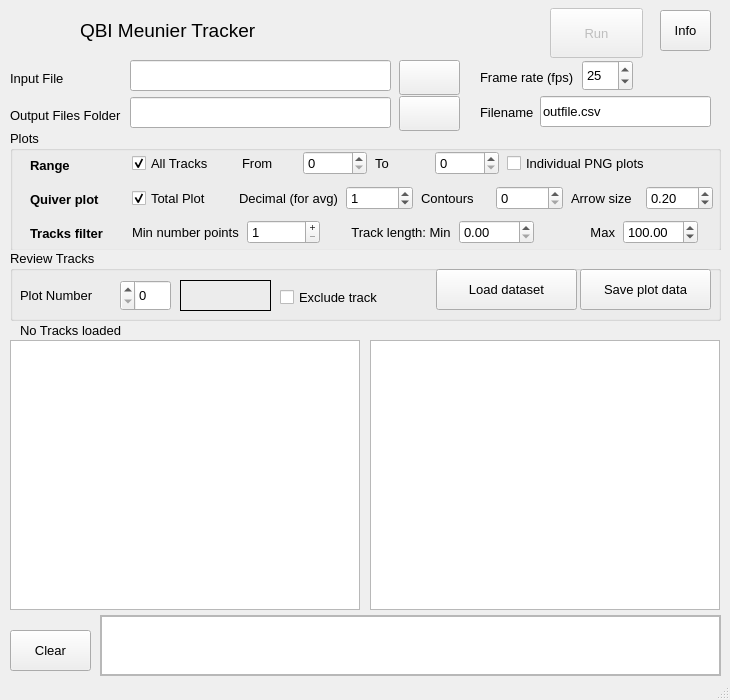
<?xml version="1.0" encoding="UTF-8"?>
<ui version="4.0">
 <class>MainWindow</class>
 <widget class="QMainWindow" name="MainWindow">
  <property name="geometry">
   <rect>
    <x>0</x>
    <y>0</y>
    <width>730</width>
    <height>700</height>
   </rect>
  </property>
  <property name="maximumSize">
   <size>
    <width>730</width>
    <height>700</height>
   </size>
  </property>
  <property name="font">
   <font>
    <family>Arial</family>
    <pointsize>10</pointsize>
   </font>
  </property>
  <property name="windowTitle">
   <string>TrackerTool</string>
  </property>
  <property name="windowIcon">
   <iconset>
    <normaloff>resources/target.ico</normaloff>resources/target.ico</iconset>
  </property>
  <property name="autoFillBackground">
   <bool>true</bool>
  </property>
  <widget class="QWidget" name="centralwidget">
   <widget class="QLabel" name="label">
    <property name="geometry">
     <rect>
      <x>80</x>
      <y>10</y>
      <width>261</width>
      <height>41</height>
     </rect>
    </property>
    <property name="font">
     <font>
      <family>MS Sans Serif</family>
      <pointsize>14</pointsize>
     </font>
    </property>
    <property name="text">
     <string>QBI Meunier Tracker</string>
    </property>
   </widget>
   <widget class="QPushButton" name="btnFileBrowser">
    <property name="geometry">
     <rect>
      <x>399</x>
      <y>60</y>
      <width>61</width>
      <height>35</height>
     </rect>
    </property>
    <property name="toolTip">
     <string>Open file browser</string>
    </property>
    <property name="text">
     <string/>
    </property>
    <property name="icon">
     <iconset>
      <normaloff>resources/open.png</normaloff>resources/open.png</iconset>
    </property>
    <property name="iconSize">
     <size>
      <width>32</width>
      <height>32</height>
     </size>
    </property>
   </widget>
   <widget class="QPushButton" name="btnRunScript">
    <property name="enabled">
     <bool>false</bool>
    </property>
    <property name="geometry">
     <rect>
      <x>550</x>
      <y>8</y>
      <width>93</width>
      <height>50</height>
     </rect>
    </property>
    <property name="toolTip">
     <string>Run Tracker script</string>
    </property>
    <property name="text">
     <string>Run</string>
    </property>
    <property name="icon">
     <iconset>
      <normaloff>resources/48px-Go-next.svg.png</normaloff>resources/48px-Go-next.svg.png</iconset>
    </property>
    <property name="iconSize">
     <size>
      <width>32</width>
      <height>32</height>
     </size>
    </property>
    <property name="shortcut">
     <string>Ctrl+R</string>
    </property>
    <property name="checkable">
     <bool>false</bool>
    </property>
   </widget>
   <widget class="QLineEdit" name="txtInput">
    <property name="geometry">
     <rect>
      <x>130</x>
      <y>60</y>
      <width>261</width>
      <height>31</height>
     </rect>
    </property>
   </widget>
   <widget class="QLabel" name="label_2">
    <property name="geometry">
     <rect>
      <x>10</x>
      <y>70</y>
      <width>101</width>
      <height>16</height>
     </rect>
    </property>
    <property name="text">
     <string>Input File</string>
    </property>
   </widget>
   <widget class="QLabel" name="label_4">
    <property name="geometry">
     <rect>
      <x>10</x>
      <y>107</y>
      <width>121</width>
      <height>16</height>
     </rect>
    </property>
    <property name="text">
     <string>Output Files Folder</string>
    </property>
   </widget>
   <widget class="QPushButton" name="btnFolderBrowser">
    <property name="geometry">
     <rect>
      <x>399</x>
      <y>96</y>
      <width>61</width>
      <height>35</height>
     </rect>
    </property>
    <property name="toolTip">
     <string>Open folder browser</string>
    </property>
    <property name="text">
     <string/>
    </property>
    <property name="icon">
     <iconset>
      <normaloff>resources/open.png</normaloff>resources/open.png</iconset>
    </property>
    <property name="iconSize">
     <size>
      <width>32</width>
      <height>32</height>
     </size>
    </property>
   </widget>
   <widget class="QLineEdit" name="txtOutputdir">
    <property name="geometry">
     <rect>
      <x>130</x>
      <y>97</y>
      <width>261</width>
      <height>31</height>
     </rect>
    </property>
   </widget>
   <widget class="QScrollArea" name="scrollOutput">
    <property name="geometry">
     <rect>
      <x>100</x>
      <y>615</y>
      <width>621</width>
      <height>61</height>
     </rect>
    </property>
    <property name="widgetResizable">
     <bool>true</bool>
    </property>
    <widget class="QWidget" name="scrollAreaWidgetContents">
     <property name="geometry">
      <rect>
       <x>0</x>
       <y>0</y>
       <width>619</width>
       <height>59</height>
      </rect>
     </property>
     <widget class="QListView" name="listOutput">
      <property name="geometry">
       <rect>
        <x>0</x>
        <y>0</y>
        <width>619</width>
        <height>59</height>
       </rect>
      </property>
      <property name="editTriggers">
       <set>QAbstractItemView::NoEditTriggers</set>
      </property>
      <property name="selectionMode">
       <enum>QAbstractItemView::MultiSelection</enum>
      </property>
     </widget>
    </widget>
   </widget>
   <widget class="QLineEdit" name="txtOutputfile">
    <property name="geometry">
     <rect>
      <x>540</x>
      <y>96</y>
      <width>171</width>
      <height>31</height>
     </rect>
    </property>
    <property name="text">
     <string>outfile.csv</string>
    </property>
   </widget>
   <widget class="QLabel" name="label_5">
    <property name="geometry">
     <rect>
      <x>480</x>
      <y>104</y>
      <width>61</width>
      <height>16</height>
     </rect>
    </property>
    <property name="text">
     <string>Filename</string>
    </property>
   </widget>
   <widget class="QToolButton" name="toolButtonHelp">
    <property name="geometry">
     <rect>
      <x>660</x>
      <y>10</y>
      <width>51</width>
      <height>41</height>
     </rect>
    </property>
    <property name="text">
     <string>Info</string>
    </property>
    <property name="icon">
     <iconset>
      <normaloff>resources/Help-browser.svg.png</normaloff>resources/Help-browser.svg.png</iconset>
    </property>
    <property name="iconSize">
     <size>
      <width>32</width>
      <height>32</height>
     </size>
    </property>
   </widget>
   <widget class="QLabel" name="label_11">
    <property name="geometry">
     <rect>
      <x>0</x>
      <y>0</y>
      <width>81</width>
      <height>71</height>
     </rect>
    </property>
    <property name="text">
     <string/>
    </property>
    <property name="pixmap">
     <pixmap>resources/target.png</pixmap>
    </property>
   </widget>
   <widget class="QGroupBox" name="groupPlots">
    <property name="geometry">
     <rect>
      <x>10</x>
      <y>130</y>
      <width>711</width>
      <height>121</height>
     </rect>
    </property>
    <property name="autoFillBackground">
     <bool>true</bool>
    </property>
    <property name="title">
     <string>Plots</string>
    </property>
    <widget class="QLabel" name="label_7">
     <property name="geometry">
      <rect>
       <x>20</x>
       <y>27</y>
       <width>59</width>
       <height>16</height>
      </rect>
     </property>
     <property name="font">
      <font>
       <weight>75</weight>
       <bold>true</bold>
       <underline>false</underline>
      </font>
     </property>
     <property name="text">
      <string>Range</string>
     </property>
    </widget>
    <widget class="QLabel" name="label_10">
     <property name="geometry">
      <rect>
       <x>20</x>
       <y>61</y>
       <width>81</width>
       <height>16</height>
      </rect>
     </property>
     <property name="font">
      <font>
       <weight>75</weight>
       <bold>true</bold>
       <underline>false</underline>
      </font>
     </property>
     <property name="text">
      <string>Quiver plot</string>
     </property>
    </widget>
    <widget class="QLabel" name="label_14">
     <property name="geometry">
      <rect>
       <x>20</x>
       <y>95</y>
       <width>81</width>
       <height>16</height>
      </rect>
     </property>
     <property name="font">
      <font>
       <weight>75</weight>
       <bold>true</bold>
      </font>
     </property>
     <property name="text">
      <string>Tracks filter</string>
     </property>
    </widget>
    <widget class="QWidget" name="layoutWidget">
     <property name="geometry">
      <rect>
       <x>120</x>
       <y>88</y>
       <width>570</width>
       <height>28</height>
      </rect>
     </property>
     <layout class="QHBoxLayout" name="horizontalLayout">
      <property name="spacing">
       <number>8</number>
      </property>
      <property name="sizeConstraint">
       <enum>QLayout::SetMinimumSize</enum>
      </property>
      <property name="leftMargin">
       <number>2</number>
      </property>
      <property name="topMargin">
       <number>2</number>
      </property>
      <property name="rightMargin">
       <number>2</number>
      </property>
      <property name="bottomMargin">
       <number>2</number>
      </property>
      <item>
       <widget class="QLabel" name="label_15">
        <property name="minimumSize">
         <size>
          <width>0</width>
          <height>20</height>
         </size>
        </property>
        <property name="text">
         <string>Min number points</string>
        </property>
       </widget>
      </item>
      <item>
       <widget class="QSpinBox" name="spinMinpoints">
        <property name="minimumSize">
         <size>
          <width>0</width>
          <height>22</height>
         </size>
        </property>
        <property name="toolTip">
         <string extracomment="Include tracks with minimum number of timepoints"/>
        </property>
        <property name="buttonSymbols">
         <enum>QAbstractSpinBox::PlusMinus</enum>
        </property>
        <property name="specialValueText">
         <string/>
        </property>
        <property name="correctionMode">
         <enum>QAbstractSpinBox::CorrectToPreviousValue</enum>
        </property>
        <property name="minimum">
         <number>1</number>
        </property>
        <property name="maximum">
         <number>100</number>
        </property>
        <property name="singleStep">
         <number>1</number>
        </property>
        <property name="value">
         <number>1</number>
        </property>
       </widget>
      </item>
      <item>
       <spacer name="verticalSpacer_3">
        <property name="orientation">
         <enum>Qt::Vertical</enum>
        </property>
        <property name="sizeHint" stdset="0">
         <size>
          <width>20</width>
          <height>40</height>
         </size>
        </property>
       </spacer>
      </item>
      <item>
       <widget class="QLabel" name="label_16">
        <property name="minimumSize">
         <size>
          <width>0</width>
          <height>20</height>
         </size>
        </property>
        <property name="text">
         <string> Track length: Min</string>
        </property>
       </widget>
      </item>
      <item>
       <widget class="QDoubleSpinBox" name="spinMinlength">
        <property name="minimumSize">
         <size>
          <width>0</width>
          <height>22</height>
         </size>
        </property>
        <property name="toolTip">
         <string extracomment="Include tracks with minimum total track length"/>
        </property>
        <property name="maximum">
         <double>1000.000000000000000</double>
        </property>
        <property name="singleStep">
         <double>1.000000000000000</double>
        </property>
       </widget>
      </item>
      <item>
       <widget class="QLabel" name="label_18">
        <property name="text">
         <string>Max</string>
        </property>
        <property name="alignment">
         <set>Qt::AlignRight|Qt::AlignTrailing|Qt::AlignVCenter</set>
        </property>
       </widget>
      </item>
      <item>
       <widget class="QDoubleSpinBox" name="spinMaxlength">
        <property name="maximum">
         <double>1000.000000000000000</double>
        </property>
        <property name="value">
         <double>100.000000000000000</double>
        </property>
       </widget>
      </item>
     </layout>
    </widget>
    <widget class="QWidget" name="layoutWidget">
     <property name="geometry">
      <rect>
       <x>120</x>
       <y>53</y>
       <width>585</width>
       <height>31</height>
      </rect>
     </property>
     <layout class="QHBoxLayout" name="horizontalLayout_2">
      <property name="spacing">
       <number>8</number>
      </property>
      <property name="sizeConstraint">
       <enum>QLayout::SetMinimumSize</enum>
      </property>
      <property name="leftMargin">
       <number>2</number>
      </property>
      <property name="topMargin">
       <number>2</number>
      </property>
      <property name="rightMargin">
       <number>2</number>
      </property>
      <property name="bottomMargin">
       <number>2</number>
      </property>
      <item>
       <widget class="QCheckBox" name="checkBoxMatlab">
        <property name="minimumSize">
         <size>
          <width>0</width>
          <height>20</height>
         </size>
        </property>
        <property name="toolTip">
         <string>Popup each plot as a Matlab plot (limited range recommended)</string>
        </property>
        <property name="toolTipDuration">
         <number>5</number>
        </property>
        <property name="text">
         <string>Total Plot</string>
        </property>
        <property name="checked">
         <bool>true</bool>
        </property>
       </widget>
      </item>
      <item>
       <spacer name="verticalSpacer_2">
        <property name="orientation">
         <enum>Qt::Vertical</enum>
        </property>
        <property name="sizeHint" stdset="0">
         <size>
          <width>20</width>
          <height>40</height>
         </size>
        </property>
       </spacer>
      </item>
      <item>
       <widget class="QLabel" name="label_3">
        <property name="text">
         <string>Decimal (for avg)</string>
        </property>
       </widget>
      </item>
      <item>
       <widget class="QSpinBox" name="spinDec">
        <property name="sizeIncrement">
         <size>
          <width>3</width>
          <height>0</height>
         </size>
        </property>
        <property name="toolTip">
         <string extracomment="For rounding coordinates before averaging"/>
        </property>
        <property name="toolTipDuration">
         <number>-1</number>
        </property>
        <property name="maximum">
         <number>20</number>
        </property>
        <property name="singleStep">
         <number>1</number>
        </property>
        <property name="value">
         <number>1</number>
        </property>
       </widget>
      </item>
      <item>
       <widget class="QLabel" name="label_13">
        <property name="minimumSize">
         <size>
          <width>0</width>
          <height>16</height>
         </size>
        </property>
        <property name="text">
         <string>Contours</string>
        </property>
       </widget>
      </item>
      <item>
       <widget class="QSpinBox" name="spinContours">
        <property name="minimumSize">
         <size>
          <width>0</width>
          <height>22</height>
         </size>
        </property>
        <property name="maximum">
         <number>1000</number>
        </property>
        <property name="singleStep">
         <number>100</number>
        </property>
       </widget>
      </item>
      <item>
       <widget class="QLabel" name="label_12">
        <property name="minimumSize">
         <size>
          <width>0</width>
          <height>20</height>
         </size>
        </property>
        <property name="text">
         <string>Arrow size</string>
        </property>
       </widget>
      </item>
      <item>
       <widget class="QDoubleSpinBox" name="spinArrowsize">
        <property name="minimumSize">
         <size>
          <width>0</width>
          <height>22</height>
         </size>
        </property>
        <property name="toolTip">
         <string>Default is 0.2</string>
        </property>
        <property name="toolTipDuration">
         <number>5</number>
        </property>
        <property name="maximum">
         <double>0.500000000000000</double>
        </property>
        <property name="singleStep">
         <double>0.010000000000000</double>
        </property>
        <property name="value">
         <double>0.200000000000000</double>
        </property>
       </widget>
      </item>
     </layout>
    </widget>
    <widget class="QWidget" name="layoutWidget">
     <property name="geometry">
      <rect>
       <x>120</x>
       <y>18</y>
       <width>520</width>
       <height>31</height>
      </rect>
     </property>
     <layout class="QHBoxLayout" name="horizontalLayout_3">
      <property name="spacing">
       <number>8</number>
      </property>
      <property name="sizeConstraint">
       <enum>QLayout::SetMinimumSize</enum>
      </property>
      <property name="leftMargin">
       <number>2</number>
      </property>
      <property name="topMargin">
       <number>2</number>
      </property>
      <property name="bottomMargin">
       <number>2</number>
      </property>
      <item>
       <widget class="QCheckBox" name="checkBoxAllPlots">
        <property name="text">
         <string>All Tracks</string>
        </property>
        <property name="checked">
         <bool>true</bool>
        </property>
       </widget>
      </item>
      <item>
       <spacer name="verticalSpacer">
        <property name="orientation">
         <enum>Qt::Vertical</enum>
        </property>
        <property name="sizeHint" stdset="0">
         <size>
          <width>20</width>
          <height>40</height>
         </size>
        </property>
       </spacer>
      </item>
      <item>
       <widget class="QLabel" name="label_8">
        <property name="text">
         <string>From</string>
        </property>
       </widget>
      </item>
      <item>
       <widget class="QSpinBox" name="spinPlotFrom">
        <property name="sizeIncrement">
         <size>
          <width>3</width>
          <height>0</height>
         </size>
        </property>
        <property name="toolTipDuration">
         <number>-1</number>
        </property>
        <property name="minimum">
         <number>0</number>
        </property>
        <property name="maximum">
         <number>10000</number>
        </property>
        <property name="singleStep">
         <number>1</number>
        </property>
        <property name="value">
         <number>0</number>
        </property>
       </widget>
      </item>
      <item>
       <widget class="QLabel" name="label_9">
        <property name="text">
         <string>To</string>
        </property>
       </widget>
      </item>
      <item>
       <widget class="QSpinBox" name="spinPlotTo">
        <property name="sizeIncrement">
         <size>
          <width>3</width>
          <height>0</height>
         </size>
        </property>
        <property name="toolTipDuration">
         <number>-1</number>
        </property>
        <property name="minimum">
         <number>0</number>
        </property>
        <property name="maximum">
         <number>10000</number>
        </property>
        <property name="singleStep">
         <number>1</number>
        </property>
        <property name="value">
         <number>0</number>
        </property>
       </widget>
      </item>
      <item>
       <widget class="QCheckBox" name="checkPNG">
        <property name="minimumSize">
         <size>
          <width>0</width>
          <height>20</height>
         </size>
        </property>
        <property name="toolTip">
         <string>Save individual plots as PNG</string>
        </property>
        <property name="text">
         <string>Individual PNG plots</string>
        </property>
       </widget>
      </item>
     </layout>
    </widget>
   </widget>
   <widget class="QPushButton" name="btnClear">
    <property name="geometry">
     <rect>
      <x>10</x>
      <y>630</y>
      <width>81</width>
      <height>41</height>
     </rect>
    </property>
    <property name="text">
     <string>Clear</string>
    </property>
    <property name="icon">
     <iconset>
      <normaloff>resources/clear.png</normaloff>resources/clear.png</iconset>
    </property>
    <property name="iconSize">
     <size>
      <width>32</width>
      <height>32</height>
     </size>
    </property>
   </widget>
   <widget class="QGraphicsView" name="graphicsView1">
    <property name="geometry">
     <rect>
      <x>10</x>
      <y>340</y>
      <width>350</width>
      <height>270</height>
     </rect>
    </property>
   </widget>
   <widget class="QGraphicsView" name="graphicsView2">
    <property name="geometry">
     <rect>
      <x>370</x>
      <y>340</y>
      <width>350</width>
      <height>270</height>
     </rect>
    </property>
   </widget>
   <widget class="QGroupBox" name="groupBoxTracks">
    <property name="enabled">
     <bool>true</bool>
    </property>
    <property name="geometry">
     <rect>
      <x>10</x>
      <y>250</y>
      <width>711</width>
      <height>71</height>
     </rect>
    </property>
    <property name="autoFillBackground">
     <bool>true</bool>
    </property>
    <property name="title">
     <string>Review Tracks</string>
    </property>
    <widget class="QPushButton" name="btnReviewSave">
     <property name="geometry">
      <rect>
       <x>570</x>
       <y>19</y>
       <width>131</width>
       <height>41</height>
      </rect>
     </property>
     <property name="text">
      <string>Save plot data</string>
     </property>
    </widget>
    <widget class="QCheckBox" name="checkExclude">
     <property name="geometry">
      <rect>
       <x>270</x>
       <y>37</y>
       <width>111</width>
       <height>21</height>
      </rect>
     </property>
     <property name="text">
      <string>Exclude track</string>
     </property>
    </widget>
    <widget class="QLabel" name="labelTotalTracks">
     <property name="geometry">
      <rect>
       <x>170</x>
       <y>30</y>
       <width>91</width>
       <height>31</height>
      </rect>
     </property>
     <property name="autoFillBackground">
      <bool>false</bool>
     </property>
     <property name="frameShape">
      <enum>QFrame::Box</enum>
     </property>
     <property name="text">
      <string/>
     </property>
    </widget>
    <widget class="QSpinBox" name="spinCurrentTrack">
     <property name="geometry">
      <rect>
       <x>110</x>
       <y>30</y>
       <width>51</width>
       <height>31</height>
      </rect>
     </property>
     <property name="layoutDirection">
      <enum>Qt::RightToLeft</enum>
     </property>
    </widget>
    <widget class="QLabel" name="label_6">
     <property name="geometry">
      <rect>
       <x>10</x>
       <y>30</y>
       <width>91</width>
       <height>31</height>
      </rect>
     </property>
     <property name="text">
      <string>Plot Number</string>
     </property>
    </widget>
    <widget class="QPushButton" name="btnReviewDataset">
     <property name="geometry">
      <rect>
       <x>426</x>
       <y>19</y>
       <width>141</width>
       <height>41</height>
      </rect>
     </property>
     <property name="text">
      <string>Load dataset</string>
     </property>
    </widget>
   </widget>
   <widget class="QSpinBox" name="spinFramerate">
    <property name="geometry">
     <rect>
      <x>582</x>
      <y>60</y>
      <width>51</width>
      <height>31</height>
     </rect>
    </property>
    <property name="minimum">
     <number>1</number>
    </property>
    <property name="value">
     <number>25</number>
    </property>
   </widget>
   <widget class="QLabel" name="label_17">
    <property name="geometry">
     <rect>
      <x>480</x>
      <y>67</y>
      <width>111</width>
      <height>21</height>
     </rect>
    </property>
    <property name="text">
     <string>Frame rate (fps)</string>
    </property>
   </widget>
   <widget class="QLabel" name="labelReviewPanel">
    <property name="geometry">
     <rect>
      <x>20</x>
      <y>320</y>
      <width>701</width>
      <height>21</height>
     </rect>
    </property>
    <property name="text">
     <string>No Tracks loaded</string>
    </property>
   </widget>
   <zorder>groupPlots</zorder>
   <zorder>label</zorder>
   <zorder>btnFileBrowser</zorder>
   <zorder>btnRunScript</zorder>
   <zorder>txtInput</zorder>
   <zorder>label_2</zorder>
   <zorder>label_4</zorder>
   <zorder>btnFolderBrowser</zorder>
   <zorder>txtOutputdir</zorder>
   <zorder>scrollOutput</zorder>
   <zorder>txtOutputfile</zorder>
   <zorder>label_5</zorder>
   <zorder>toolButtonHelp</zorder>
   <zorder>label_11</zorder>
   <zorder>btnClear</zorder>
   <zorder>graphicsView1</zorder>
   <zorder>graphicsView2</zorder>
   <zorder>groupBoxTracks</zorder>
   <zorder>spinFramerate</zorder>
   <zorder>label_17</zorder>
   <zorder>labelReviewPanel</zorder>
  </widget>
  <widget class="QStatusBar" name="statusbar"/>
 </widget>
 <resources/>
 <connections/>
</ui>
